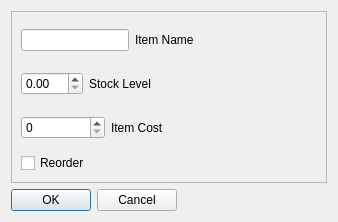
<?xml version="1.0" encoding="UTF-8"?>
<ui version="4.0">
 <class>EditItemDialog</class>
 <widget class="QDialog" name="EditItemDialog">
  <property name="geometry">
   <rect>
    <x>0</x>
    <y>0</y>
    <width>338</width>
    <height>222</height>
   </rect>
  </property>
  <property name="minimumSize">
   <size>
    <width>338</width>
    <height>222</height>
   </size>
  </property>
  <property name="maximumSize">
   <size>
    <width>338</width>
    <height>222</height>
   </size>
  </property>
  <property name="windowTitle">
   <string>Dialog</string>
  </property>
  <layout class="QVBoxLayout" name="verticalLayout_4">
   <item>
    <layout class="QVBoxLayout" name="verticalLayout_3">
     <item>
      <widget class="QFrame" name="frame">
       <property name="frameShape">
        <enum>QFrame::StyledPanel</enum>
       </property>
       <property name="frameShadow">
        <enum>QFrame::Raised</enum>
       </property>
       <layout class="QVBoxLayout" name="verticalLayout_2">
        <item>
         <layout class="QHBoxLayout" name="horizontalLayout_5">
          <item>
           <layout class="QVBoxLayout" name="verticalLayout">
            <item>
             <layout class="QHBoxLayout" name="horizontalLayout_2">
              <item>
               <widget class="QLineEdit" name="name">
                <property name="styleSheet">
                 <string notr="true"/>
                </property>
               </widget>
              </item>
              <item>
               <widget class="QLabel" name="label">
                <property name="styleSheet">
                 <string notr="true"/>
                </property>
                <property name="text">
                 <string>Item Name</string>
                </property>
               </widget>
              </item>
             </layout>
            </item>
            <item>
             <layout class="QHBoxLayout" name="horizontalLayout_3">
              <item>
               <widget class="QDoubleSpinBox" name="unitCost">
                <property name="maximumSize">
                 <size>
                  <width>62</width>
                  <height>23</height>
                 </size>
                </property>
                <property name="styleSheet">
                 <string notr="true"/>
                </property>
               </widget>
              </item>
              <item>
               <widget class="QLabel" name="label_3">
                <property name="styleSheet">
                 <string notr="true"/>
                </property>
                <property name="text">
                 <string>Stock Level</string>
                </property>
               </widget>
              </item>
             </layout>
            </item>
            <item>
             <layout class="QHBoxLayout" name="horizontalLayout_4">
              <item>
               <widget class="QSpinBox" name="stockLevel">
                <property name="styleSheet">
                 <string notr="true"/>
                </property>
               </widget>
              </item>
              <item>
               <widget class="QLabel" name="label_2">
                <property name="styleSheet">
                 <string notr="true"/>
                </property>
                <property name="text">
                 <string>Item Cost</string>
                </property>
               </widget>
              </item>
             </layout>
            </item>
            <item>
             <widget class="QCheckBox" name="reorder">
              <property name="styleSheet">
               <string notr="true"/>
              </property>
              <property name="text">
               <string>Reorder</string>
              </property>
             </widget>
            </item>
           </layout>
          </item>
          <item>
           <spacer name="horizontalSpacer_2">
            <property name="orientation">
             <enum>Qt::Horizontal</enum>
            </property>
            <property name="sizeHint" stdset="0">
             <size>
              <width>40</width>
              <height>20</height>
             </size>
            </property>
           </spacer>
          </item>
         </layout>
        </item>
       </layout>
      </widget>
     </item>
     <item>
      <layout class="QHBoxLayout" name="horizontalLayout">
       <item>
        <widget class="QDialogButtonBox" name="buttonBox">
         <property name="orientation">
          <enum>Qt::Horizontal</enum>
         </property>
         <property name="standardButtons">
          <set>QDialogButtonBox::Cancel|QDialogButtonBox::Ok</set>
         </property>
        </widget>
       </item>
       <item>
        <spacer name="horizontalSpacer">
         <property name="orientation">
          <enum>Qt::Horizontal</enum>
         </property>
         <property name="sizeHint" stdset="0">
          <size>
           <width>40</width>
           <height>20</height>
          </size>
         </property>
        </spacer>
       </item>
      </layout>
     </item>
    </layout>
   </item>
  </layout>
 </widget>
 <resources/>
 <connections>
  <connection>
   <sender>buttonBox</sender>
   <signal>rejected()</signal>
   <receiver>EditItemDialog</receiver>
   <slot>reject()</slot>
   <hints>
    <hint type="sourcelabel">
     <x>316</x>
     <y>260</y>
    </hint>
    <hint type="destinationlabel">
     <x>286</x>
     <y>274</y>
    </hint>
   </hints>
  </connection>
  <connection>
   <sender>buttonBox</sender>
   <signal>accepted()</signal>
   <receiver>EditItemDialog</receiver>
   <slot>accept()</slot>
   <hints>
    <hint type="sourcelabel">
     <x>248</x>
     <y>254</y>
    </hint>
    <hint type="destinationlabel">
     <x>157</x>
     <y>274</y>
    </hint>
   </hints>
  </connection>
 </connections>
</ui>
